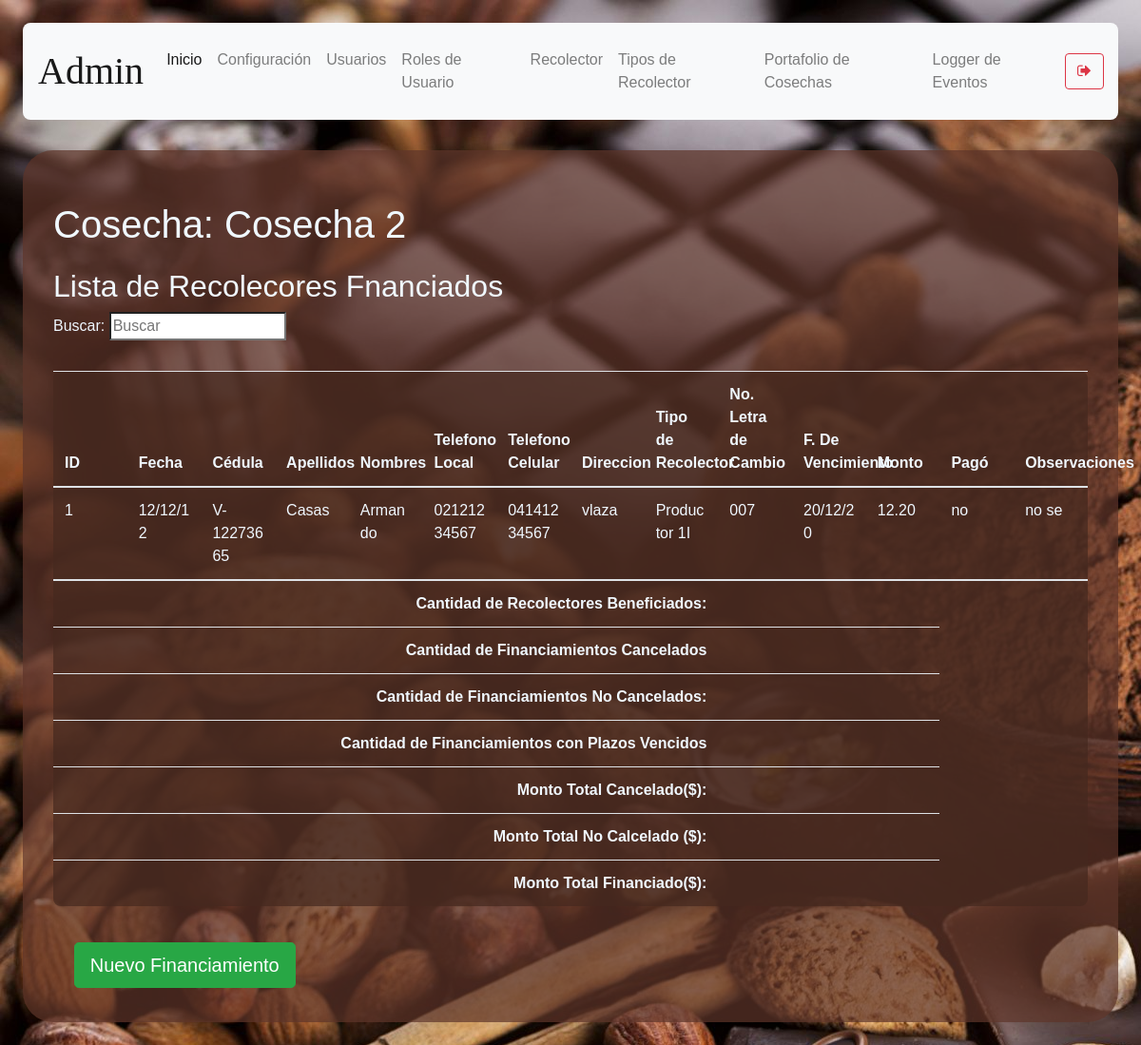
/harvest/3/financing (signed in), run on an earlier commit of the app's database.
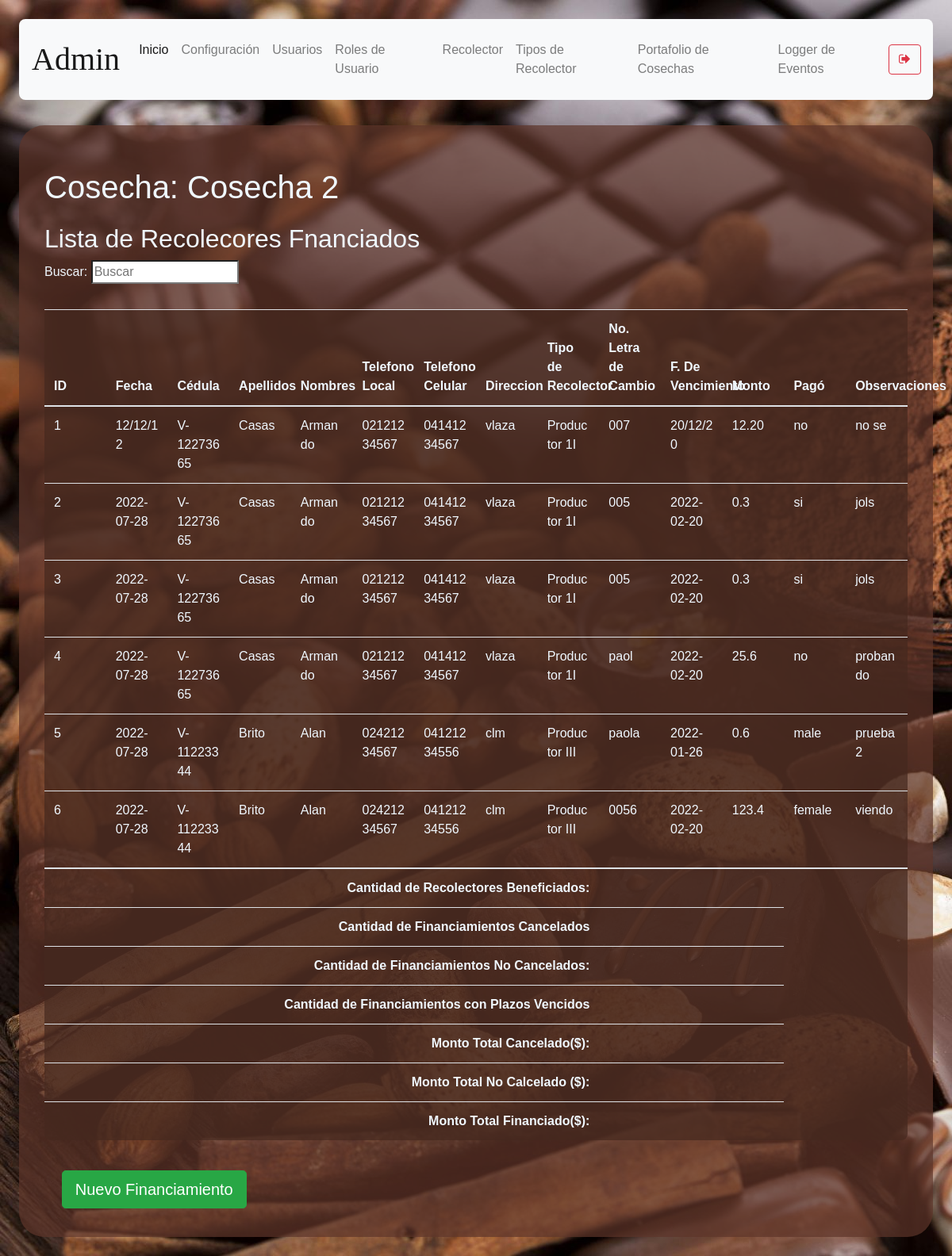
And on a later commit of the database.
### models/harvest.py (models this page shows, shortened)
class Harvest (db.Model):
    __tablename__ = 'harvest'
    id = db.Column(db.Integer, primary_key = True)
    description = db.Column(db.String(250), nullable = False)
    start_date = db.Column(db.String(10), nullable=False)
    end_date = db.Column(db.String(10), nullable= False)
    status = db.Column(db.String(10), nullable = False)
    def find(self, id):
        return Harvest.query.get(id)

### models/financing.py (models this page shows, shortened)
class Financing( db.Model ):
    __tablename__ = 'financing'
    id = db.Column( db.Integer, primary_key = True )
    date = db.Column( db.String(10), nullable = False )
    F_Productor = db.Column( db.Integer, db.ForeignKey('productor.id'))
    F_Harvest = db.Column( db.Integer, db.ForeignKey( 'harvest.id' ) )
    letter_number = db.Column( db.String(10), nullable = False )
    expiration_date = db.Column( db.String(10), nullable = False )
    amount = db. Column( db.String(20) )
    payment = db. Column( db.String(20) )
    observations = db. Column( db.String(50) )

### models/productor.py (models this page shows, shortened)
class Productor(db.Model) :
    __tablename__ = "productor"
    id = db.Column(db.Integer, primary_key = True)
    cedula = db.Column(db.String(100), nullable = False, unique=True)
    name = db.Column(db.String(100), nullable = False)
    last_name = db.Column(db.String(100), nullable = False)
    gender = db.Column(db.String(10), nullable = False)
    date_of_birth = db.Column(db.String(10), nullable = False)
    local_phone = db.Column(db.String(20), nullable = True)
    movil_phone = db.Column(db.String(20), nullable = True)
    address_1 = db.Column(db.String(150), nullable = True)
    address_2 = db.Column(db.String(150), nullable = True)
    productor_type_id = db.Column(db.Integer, db.ForeignKey('productor_type.id'))

### models/productor_type.py (models this page shows, shortened)
class Productor_type(db.Model):
    __tablename__ = 'productor_type'
    id = db.Column(db.Integer, primary_key = True)
    description = db.Column(db.String(50), nullable = False)
    price_percentage = db.Column( db.Float, nullable = False )

### routes/financing.py (the view)
@financing.route('/harvest/<harvest_id>/financing', methods=['GET'])
def index(harvest_id):
        if( not verify_permissions(session, User, allowed_rols) ):
                return redirect(url_for('auth.index'))
        harvest = Harvest.find(Harvest, harvest_id)
        financing = Financing.query.filter_by(F_Harvest = harvest_id)
        productors = Productor.query.all()
        productor_types = Productor_type.query.all()
        status = ""
        if 'management-status' in session: status = session['management-status']
        return render_template("financing.html", harvest=harvest, financing = financing,
                productors=productors, productor_types= productor_types, status=status)

### models/user.py (called while the page is built)
    def get_user_rol_by_username( self, username ):
        user_rol_id = User.query.filter_by(username = username).first().user_rol_id
        user_rol = User_rol.query.get(user_rol_id).description
        return user_rol

### utils/functions.py (called while the page is built)
def verify_permissions(session, User, allowed=['admin']):
    return 'username' in session and \
    ( allowed == 'all' or User.get_user_rol_by_username(User, session['username']) in allowed)

### templates/financing.html (shortened to what this page needs)
{% extends "base.html" %}
{% block content %}
    <h1>Cosecha: {{harvest.description}}</h1>
    <h2>Lista de Recolecores Fnanciados</h2>
    <p>
        Buscar: <input id ="search-bar" onkeyup="searchEngine()" type="search" name="busqueda" placeholder="Buscar">
    </p>
        <table class="table content-table" id="miTabla">
            <thead>
                <th>ID</th>
                <th>Fecha</th>
                <th>Cédula</th>
                <th>Apellidos</th>
                <th>Nombres</th>
                <th>Telefono Local</th>
                <th>Telefono Celular</th>
                <th>Direccion</th>
                <th>Tipo de Recolector</th>
                <th>No. Letra de Cambio</th>
                <th>F. De Vencimiento</th>
                <th>Monto</th>
                <th>Pagó</th>
                <th>Observaciones</th>
            </thead>
            <tbody id="table-body-data">
            {% for i in financing %}
            <tr>
                <td>{{ i.id }}</td>
                <td>{{ i.date }}</td>
                {% for prod in productors %}
                    {% if prod.id == i.F_Productor %}
                        <td>{{ prod.cedula }} </td>
                        {% for prod in productors %}
                            {% if prod.id == i.F_Productor %}
                                <td>{{ prod.last_name }} </td>
                                {% for prod in productors %}
                                    {% if prod.id == i.F_Productor %}
                                        <td>{{ prod.name }} </td>
                                        {% for prod in productors %}
                                            {% if prod.id == i.F_Productor %}
                                                <td>{{ prod.local_phone }} </td>
                                                {% for prod in productors %}
                                                    {% if prod.id == i.F_Productor %}
                                                        <td>{{ prod.movil_phone }} </td>
                                                        {% for prod in productors %}
                                                            {% if prod.id == i.F_Productor %}
                                                                <td>{{ prod.address_1 }} </td>
                                                                {% for type in productor_types %}
                                                                    {% if type.id == prod.productor_type_id %}
                                                                        <td>{{ type.description }} </td>
                                                                    {%endif%}
                                                              {%endfor%}
                                                            {%endif%}
                                                        {%endfor%}
                                                    {%endif%}
                                                {%endfor%}
                                            {%endif%}
                                        {%endfor%}
                                    {%endif%}
                                {%endfor%}
                            {%endif%}
                        {%endfor%}
                    {%endif%}
                {%endfor%}
                <td>{{ i.letter_number }}</td>
                <td>{{ i.expiration_date }}</td>
                <td>{{ i.amount }}</td>
                <td>{{ i.payment}}</td>
                <td>{{ i.observations }}</td>
                {% endfor %}
            </tbody>
            <tr>
                <th scope="row" colspan="9" style="text-align: right;">Cantidad de Recolectores Beneficiados:</th>
                <th></th><th></th><th></th>
            </tr>
            <tr>
                <th scope="row" colspan="9" style="text-align: right;">Cantidad de Financiamientos Cancelados</th>
                <th></th><th></th><th></th>
            </tr>
            <tr>
                <th scope="row" colspan="9" style="text-align: right;">Cantidad de Financiamientos No Cancelados:</th>
                <th></th><th></th><th></th>
            </tr>
            <tr>
                <th scope="row" colspan="9" style="text-align: right;">Cantidad de Financiamientos con Plazos Vencidos</th>
                <th></th><th></th><th></th>
            </tr>
            <tr>
                <th scope="row" colspan="9" style="text-align: right;">Monto Total Cancelado($):</th>
                <th></th><th></th><th></th>
            </tr>
            <tr>
                <th scope="row" colspan="9" style="text-align: right;">Monto Total No Calcelado ($):</th>
                <th></th><th></th><th></th>
            </tr>
            <tr>
                <th scope="row" colspan="9" style="text-align: right;">Monto Total Financiado($):</th>
                <th></th><th></th><th></th>
            </tr>
        </table>
        <button type="submit" onclick="showForm()" class="btn btn-success btn-lg mb-1">Nuevo Financiamiento</button>
{%endblock%}

### templates/base.html (shortened to what this page needs)
<!DOCTYPE html>
<html>
<head>
    <link rel="stylesheet" href="https://cdn.jsdelivr.net/npm/bootstrap@4.0.0/dist/css/bootstrap.min.css">
     <link rel="stylesheet" href="https://cdnjs.cloudflare.com/ajax/libs/font-awesome/4.7.0/css/font-awesome.min.css">
     <link rel='stylesheet' type='text/css' media='screen'  href= "{{ url_for('static',filename='styles/main.css') }}">
</head>
<body>
    <nav class="navbar navbar-expand-lg navbar-light bg-light top">
        <a class="navbar-brand nav-user" href="#"> {{ session['username'] }}</a>
        <div class="collapse navbar-collapse" id="navbarSupportedContent">
          <ul class="navbar-nav mr-auto">
            <li class="nav-item active">
              <a class="nav-link" href="/">Inicio <span class="sr-only">(current)</span></a>
            </li>
            <li class="nav-item">
              <a class="nav-link" href="/user-settings">Configuración</a>
            </li>
            {% if session["rol"] == 'admin' %}
            <li class="nav-item">
                <a class="nav-link" href="/user-management">Usuarios</a>
            </li>
            <li class="nav-item">
                <a class="nav-link" href="/user-rol-management">Roles de Usuario</a>
            </li>
            <li class="nav-item">
                <a class="nav-link" href="/productor-data">Recolector</a>
            </li>
            <li class="nav-item">
                <a class="nav-link" href="/productor-type">Tipos de Recolector</a>
            </li>
            <li class="nav-item">
              <a class="nav-link" href="/harvest">Portafolio de Cosechas</a>
            </li>
            <li class="nav-item">
              <a class="nav-link" href="/logger">Logger de Eventos</a>
            </li>
            {% endif %}
          </ul>
          <form action="logout">
          <button class="btn btn-outline-danger my-2 my-sm-0">
              <i class="fa fa-sign-out" aria-hidden="true"></i>
            </button>
          </form>
        </div>
      </nav>
    <section class="content">
        {% block content %}
        {% endblock %}
    </section>
</body>
</html>

### static/styles/main.css (style rules this page uses)
body { background-color:aliceblue; background-image: url("../media/2316549.jpg"); margin: 2%; font-family: 'Gill Sans', 'Gill Sans MT', Calibri, 'Trebuchet MS', sans-serif; }
button { margin: 2%; }
h1, h2 { margin-top: 2%; }
section.content { background-color: rgba(95, 54, 42, 0.7); padding: 2em; color:aliceblue; margin-top: 2em; border-radius: 2em; }
.content-table { background-color: rgba(69, 40, 31, 0.7); padding: 2em; color:aliceblue; margin-top: 2em; border-radius: .5em; }
nav.top { padding: 1em; border-radius: 0.5em; }
.nav-user { text-transform: capitalize; text-align: center; font-family: cursive; font-size: 2.5em; }
table { width:100%; table-layout:fixed; }
td { word-wrap:break-word; }

What changed in the data, as far as the page shows it:
added Financing: id "2", date "2022-07-28", letter_number "005", expiration_date "2022-02-20", amount "0.3", payment "si", observations "jols", Productor (cedula "V-12273665", last_name "Casas", name "Armando", local_phone "02121234567", movil_phone "04141234567", address_1 "vlaza"), Productor_type (description "Productor 1I")
added Financing: id "3", date "2022-07-28", letter_number "005", expiration_date "2022-02-20", amount "0.3", payment "si", observations "jols", Productor (cedula "V-12273665", last_name "Casas", name "Armando", local_phone "02121234567", movil_phone "04141234567", address_1 "vlaza"), Productor_type (description "Productor 1I")
added Financing: id "4", date "2022-07-28", letter_number "paol", expiration_date "2022-02-20", amount "25.6", payment "no", observations "probando", Productor (cedula "V-12273665", last_name "Casas", name "Armando", local_phone "02121234567", movil_phone "04141234567", address_1 "vlaza"), Productor_type (description "Productor 1I")
added Financing: id "5", date "2022-07-28", letter_number "paola", expiration_date "2022-01-26", amount "0.6", payment "male", observations "prueba2"
now on this page (row unchanged): Productor: cedula "V-11223344", last_name "Brito", name "Alan", local_phone "02421234567", movil_phone "04121234556", address_1 "clm"
now on this page (row unchanged): Productor_type: description "Productor III"
added Financing: id "6", date "2022-07-28", letter_number "0056", expiration_date "2022-02-20", amount "123.4", payment "female", observations "viendo"
